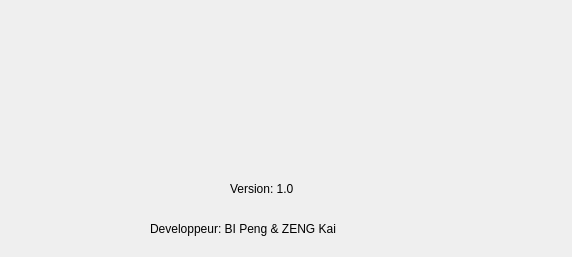
<?xml version="1.0" encoding="UTF-8"?>
<ui version="4.0">
 <class>AProposWindow</class>
 <widget class="QDialog" name="AProposWindow">
  <property name="geometry">
   <rect>
    <x>0</x>
    <y>0</y>
    <width>572</width>
    <height>257</height>
   </rect>
  </property>
  <property name="windowTitle">
   <string>A propos</string>
  </property>
  <widget class="QLabel" name="logoLabel">
   <property name="geometry">
    <rect>
     <x>80</x>
     <y>20</y>
     <width>401</width>
     <height>131</height>
    </rect>
   </property>
   <property name="text">
    <string/>
   </property>
   <property name="pixmap">
    <pixmap resource="Images.qrc">:/new/prefix1/Images/polytech.png</pixmap>
   </property>
  </widget>
  <widget class="QLabel" name="versionLabel">
   <property name="geometry">
    <rect>
     <x>230</x>
     <y>180</y>
     <width>121</width>
     <height>18</height>
    </rect>
   </property>
   <property name="text">
    <string>Version: 1.0</string>
   </property>
  </widget>
  <widget class="QLabel" name="developporLabel">
   <property name="geometry">
    <rect>
     <x>150</x>
     <y>220</y>
     <width>291</width>
     <height>18</height>
    </rect>
   </property>
   <property name="text">
    <string>Developpeur: BI Peng &amp; ZENG Kai</string>
   </property>
  </widget>
 </widget>
 <resources>
  <include location="Images.qrc"/>
 </resources>
 <connections/>
</ui>
